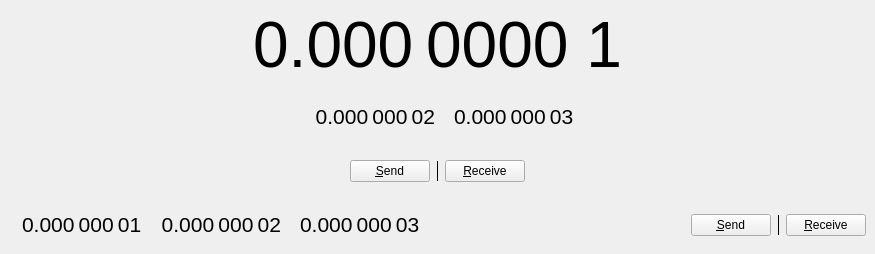
<?xml version="1.0" encoding="UTF-8"?>
<ui version="4.0">
 <class>fatHeaderWidget</class>
 <widget class="QWidget" name="fatHeaderWidget">
  <property name="geometry">
   <rect>
    <x>0</x>
    <y>0</y>
    <width>875</width>
    <height>254</height>
   </rect>
  </property>
  <property name="sizePolicy">
   <sizepolicy hsizetype="Preferred" vsizetype="Minimum">
    <horstretch>0</horstretch>
    <verstretch>0</verstretch>
   </sizepolicy>
  </property>
  <property name="minimumSize">
   <size>
    <width>875</width>
    <height>0</height>
   </size>
  </property>
  <property name="windowTitle">
   <string>Form</string>
  </property>
  <property name="styleSheet">
   <string notr="true"/>
  </property>
  <layout class="QVBoxLayout" name="verticalLayout_6">
   <property name="leftMargin">
    <number>0</number>
   </property>
   <property name="topMargin">
    <number>0</number>
   </property>
   <property name="rightMargin">
    <number>0</number>
   </property>
   <property name="bottomMargin">
    <number>0</number>
   </property>
   <item>
    <widget class="QFrame" name="verticalFrame">
     <layout class="QVBoxLayout" name="verticalLayout_3">
      <property name="bottomMargin">
       <number>0</number>
      </property>
      <item>
       <widget class="QLabel" name="labelTotal">
        <property name="font">
         <font>
          <pointsize>48</pointsize>
          <weight>50</weight>
          <italic>false</italic>
          <bold>false</bold>
         </font>
        </property>
        <property name="cursor">
         <cursorShape>ArrowCursor</cursorShape>
        </property>
        <property name="toolTip">
         <string>Your current total balance</string>
        </property>
        <property name="text">
         <string notr="true">0.000 0000 1</string>
        </property>
        <property name="alignment">
         <set>Qt::AlignCenter</set>
        </property>
        <property name="margin">
         <number>3</number>
        </property>
        <property name="textInteractionFlags">
         <set>Qt::LinksAccessibleByMouse|Qt::TextSelectableByKeyboard|Qt::TextSelectableByMouse</set>
        </property>
       </widget>
      </item>
      <item>
       <widget class="QFrame" name="balanceAndUnconfirmedFrame">
        <layout class="QHBoxLayout" name="horizontalLayout">
         <property name="topMargin">
          <number>4</number>
         </property>
         <property name="bottomMargin">
          <number>6</number>
         </property>
         <item>
          <spacer name="horizontalSpacer_7">
           <property name="orientation">
            <enum>Qt::Horizontal</enum>
           </property>
           <property name="sizeHint" stdset="0">
            <size>
             <width>40</width>
             <height>20</height>
            </size>
           </property>
          </spacer>
         </item>
         <item>
          <widget class="QLabel" name="label_2">
           <property name="sizePolicy">
            <sizepolicy hsizetype="Fixed" vsizetype="Fixed">
             <horstretch>0</horstretch>
             <verstretch>0</verstretch>
            </sizepolicy>
           </property>
           <property name="text">
            <string/>
           </property>
           <property name="pixmap">
            <pixmap resource="../bitcoin.qrc">:/icons/unconfirmed</pixmap>
           </property>
          </widget>
         </item>
         <item>
          <widget class="QLabel" name="labelUnconfirmed">
           <property name="sizePolicy">
            <sizepolicy hsizetype="Minimum" vsizetype="Preferred">
             <horstretch>0</horstretch>
             <verstretch>0</verstretch>
            </sizepolicy>
           </property>
           <property name="font">
            <font>
             <pointsize>16</pointsize>
             <weight>50</weight>
             <italic>false</italic>
             <bold>false</bold>
            </font>
           </property>
           <property name="cursor">
            <cursorShape>ArrowCursor</cursorShape>
           </property>
           <property name="toolTip">
            <string>Total of transactions that have yet to be confirmed, and do not yet count toward the spendable balance</string>
           </property>
           <property name="text">
            <string notr="true">0.000 000 02</string>
           </property>
           <property name="alignment">
            <set>Qt::AlignRight|Qt::AlignTrailing|Qt::AlignVCenter</set>
           </property>
           <property name="textInteractionFlags">
            <set>Qt::LinksAccessibleByMouse|Qt::TextSelectableByKeyboard|Qt::TextSelectableByMouse</set>
           </property>
          </widget>
         </item>
         <item>
          <widget class="QLabel" name="label">
           <property name="sizePolicy">
            <sizepolicy hsizetype="Fixed" vsizetype="Fixed">
             <horstretch>0</horstretch>
             <verstretch>0</verstretch>
            </sizepolicy>
           </property>
           <property name="text">
            <string/>
           </property>
           <property name="pixmap">
            <pixmap resource="../bitcoin.qrc">:/icons/balance</pixmap>
           </property>
          </widget>
         </item>
         <item>
          <widget class="QLabel" name="labelBalance">
           <property name="font">
            <font>
             <pointsize>16</pointsize>
             <weight>50</weight>
             <italic>false</italic>
             <bold>false</bold>
            </font>
           </property>
           <property name="cursor">
            <cursorShape>ArrowCursor</cursorShape>
           </property>
           <property name="toolTip">
            <string>Your current spendable balance</string>
           </property>
           <property name="text">
            <string notr="true">0.000 000 03</string>
           </property>
           <property name="alignment">
            <set>Qt::AlignLeading|Qt::AlignLeft|Qt::AlignVCenter</set>
           </property>
           <property name="textInteractionFlags">
            <set>Qt::LinksAccessibleByMouse|Qt::TextSelectableByKeyboard|Qt::TextSelectableByMouse</set>
           </property>
          </widget>
         </item>
         <item>
          <spacer name="horizontalSpacer_8">
           <property name="orientation">
            <enum>Qt::Horizontal</enum>
           </property>
           <property name="sizeHint" stdset="0">
            <size>
             <width>40</width>
             <height>20</height>
            </size>
           </property>
          </spacer>
         </item>
        </layout>
       </widget>
      </item>
      <item>
       <layout class="QHBoxLayout" name="sendAndReceiveLayout">
        <property name="spacing">
         <number>6</number>
        </property>
        <property name="topMargin">
         <number>8</number>
        </property>
        <property name="bottomMargin">
         <number>8</number>
        </property>
        <item>
         <spacer name="horizontalSpacer_6">
          <property name="orientation">
           <enum>Qt::Horizontal</enum>
          </property>
          <property name="sizeHint" stdset="0">
           <size>
            <width>40</width>
            <height>20</height>
           </size>
          </property>
         </spacer>
        </item>
        <item>
         <widget class="QPushButton" name="sendCoinsButton">
          <property name="text">
           <string>&amp;Send</string>
          </property>
          <property name="icon">
           <iconset resource="../bitcoin.qrc">
            <normaloff>:/icons/send</normaloff>:/icons/send</iconset>
          </property>
         </widget>
        </item>
        <item>
         <widget class="Line" name="vlineSendReceive">
          <property name="sizePolicy">
           <sizepolicy hsizetype="Fixed" vsizetype="Fixed">
            <horstretch>0</horstretch>
            <verstretch>0</verstretch>
           </sizepolicy>
          </property>
          <property name="minimumSize">
           <size>
            <width>0</width>
            <height>20</height>
           </size>
          </property>
          <property name="frameShadow">
           <enum>QFrame::Plain</enum>
          </property>
          <property name="orientation">
           <enum>Qt::Vertical</enum>
          </property>
         </widget>
        </item>
        <item>
         <widget class="QPushButton" name="receiveCoinsButton">
          <property name="text">
           <string>&amp;Receive</string>
          </property>
          <property name="icon">
           <iconset resource="../bitcoin.qrc">
            <normaloff>:/icons/receiving_addresses</normaloff>:/icons/receiving_addresses</iconset>
          </property>
         </widget>
        </item>
        <item>
         <spacer name="horizontalSpacer_9">
          <property name="orientation">
           <enum>Qt::Horizontal</enum>
          </property>
          <property name="sizeHint" stdset="0">
           <size>
            <width>40</width>
            <height>20</height>
           </size>
          </property>
         </spacer>
        </item>
       </layout>
      </item>
     </layout>
    </widget>
   </item>
   <item>
    <widget class="QFrame" name="thinFrame">
     <property name="sizePolicy">
      <sizepolicy hsizetype="Preferred" vsizetype="Fixed">
       <horstretch>0</horstretch>
       <verstretch>0</verstretch>
      </sizepolicy>
     </property>
     <property name="minimumSize">
      <size>
       <width>0</width>
       <height>58</height>
      </size>
     </property>
     <property name="maximumSize">
      <size>
       <width>16777215</width>
       <height>58</height>
      </size>
     </property>
     <layout class="QHBoxLayout" name="horizontalLayout_5">
      <item>
       <widget class="QLabel" name="label_9">
        <property name="text">
         <string/>
        </property>
        <property name="pixmap">
         <pixmap resource="../bitcoin.qrc">:/icons/logoThin</pixmap>
        </property>
       </widget>
      </item>
      <item>
       <widget class="QLabel" name="labelTotalThin">
        <property name="font">
         <font>
          <pointsize>16</pointsize>
          <weight>50</weight>
          <italic>false</italic>
          <bold>false</bold>
         </font>
        </property>
        <property name="cursor">
         <cursorShape>ArrowCursor</cursorShape>
        </property>
        <property name="toolTip">
         <string>Your current spendable balance</string>
        </property>
        <property name="text">
         <string notr="true">0.000 000 01</string>
        </property>
        <property name="alignment">
         <set>Qt::AlignLeading|Qt::AlignLeft|Qt::AlignVCenter</set>
        </property>
        <property name="textInteractionFlags">
         <set>Qt::LinksAccessibleByMouse|Qt::TextSelectableByKeyboard|Qt::TextSelectableByMouse</set>
        </property>
       </widget>
      </item>
      <item>
       <widget class="QLabel" name="label_7">
        <property name="sizePolicy">
         <sizepolicy hsizetype="Fixed" vsizetype="Fixed">
          <horstretch>0</horstretch>
          <verstretch>0</verstretch>
         </sizepolicy>
        </property>
        <property name="text">
         <string/>
        </property>
        <property name="pixmap">
         <pixmap resource="../bitcoin.qrc">:/icons/unconfirmed</pixmap>
        </property>
       </widget>
      </item>
      <item>
       <widget class="QLabel" name="labelUnconfirmedThin">
        <property name="sizePolicy">
         <sizepolicy hsizetype="Minimum" vsizetype="Preferred">
          <horstretch>0</horstretch>
          <verstretch>0</verstretch>
         </sizepolicy>
        </property>
        <property name="font">
         <font>
          <pointsize>16</pointsize>
          <weight>50</weight>
          <italic>false</italic>
          <bold>false</bold>
         </font>
        </property>
        <property name="cursor">
         <cursorShape>ArrowCursor</cursorShape>
        </property>
        <property name="toolTip">
         <string>Total of transactions that have yet to be confirmed, and do not yet count toward the spendable balance</string>
        </property>
        <property name="text">
         <string notr="true">0.000 000 02</string>
        </property>
        <property name="alignment">
         <set>Qt::AlignRight|Qt::AlignTrailing|Qt::AlignVCenter</set>
        </property>
        <property name="textInteractionFlags">
         <set>Qt::LinksAccessibleByMouse|Qt::TextSelectableByKeyboard|Qt::TextSelectableByMouse</set>
        </property>
       </widget>
      </item>
      <item>
       <widget class="QLabel" name="label_8">
        <property name="sizePolicy">
         <sizepolicy hsizetype="Fixed" vsizetype="Fixed">
          <horstretch>0</horstretch>
          <verstretch>0</verstretch>
         </sizepolicy>
        </property>
        <property name="text">
         <string/>
        </property>
        <property name="pixmap">
         <pixmap resource="../bitcoin.qrc">:/icons/balance</pixmap>
        </property>
       </widget>
      </item>
      <item>
       <widget class="QLabel" name="labelBalanceThin">
        <property name="font">
         <font>
          <pointsize>16</pointsize>
          <weight>50</weight>
          <italic>false</italic>
          <bold>false</bold>
         </font>
        </property>
        <property name="cursor">
         <cursorShape>ArrowCursor</cursorShape>
        </property>
        <property name="toolTip">
         <string>Your current spendable balance</string>
        </property>
        <property name="text">
         <string notr="true">0.000 000 03</string>
        </property>
        <property name="alignment">
         <set>Qt::AlignLeading|Qt::AlignLeft|Qt::AlignVCenter</set>
        </property>
        <property name="textInteractionFlags">
         <set>Qt::LinksAccessibleByMouse|Qt::TextSelectableByKeyboard|Qt::TextSelectableByMouse</set>
        </property>
       </widget>
      </item>
      <item>
       <spacer name="horizontalSpacer_20">
        <property name="orientation">
         <enum>Qt::Horizontal</enum>
        </property>
        <property name="sizeHint" stdset="0">
         <size>
          <width>200</width>
          <height>20</height>
         </size>
        </property>
       </spacer>
      </item>
      <item>
       <widget class="QPushButton" name="sendCoinsButtonThin">
        <property name="text">
         <string>&amp;Send</string>
        </property>
        <property name="icon">
         <iconset resource="../bitcoin.qrc">
          <normaloff>:/icons/send</normaloff>:/icons/send</iconset>
        </property>
       </widget>
      </item>
      <item>
       <widget class="Line" name="line_5">
        <property name="sizePolicy">
         <sizepolicy hsizetype="Fixed" vsizetype="Fixed">
          <horstretch>0</horstretch>
          <verstretch>0</verstretch>
         </sizepolicy>
        </property>
        <property name="minimumSize">
         <size>
          <width>0</width>
          <height>20</height>
         </size>
        </property>
        <property name="frameShadow">
         <enum>QFrame::Plain</enum>
        </property>
        <property name="orientation">
         <enum>Qt::Vertical</enum>
        </property>
       </widget>
      </item>
      <item>
       <widget class="QPushButton" name="receiveCoinsButtonThin">
        <property name="text">
         <string>&amp;Receive</string>
        </property>
        <property name="icon">
         <iconset resource="../bitcoin.qrc">
          <normaloff>:/icons/receiving_addresses</normaloff>:/icons/receiving_addresses</iconset>
        </property>
       </widget>
      </item>
     </layout>
    </widget>
   </item>
  </layout>
 </widget>
 <resources>
  <include location="../bitcoin.qrc"/>
 </resources>
 <connections/>
</ui>
